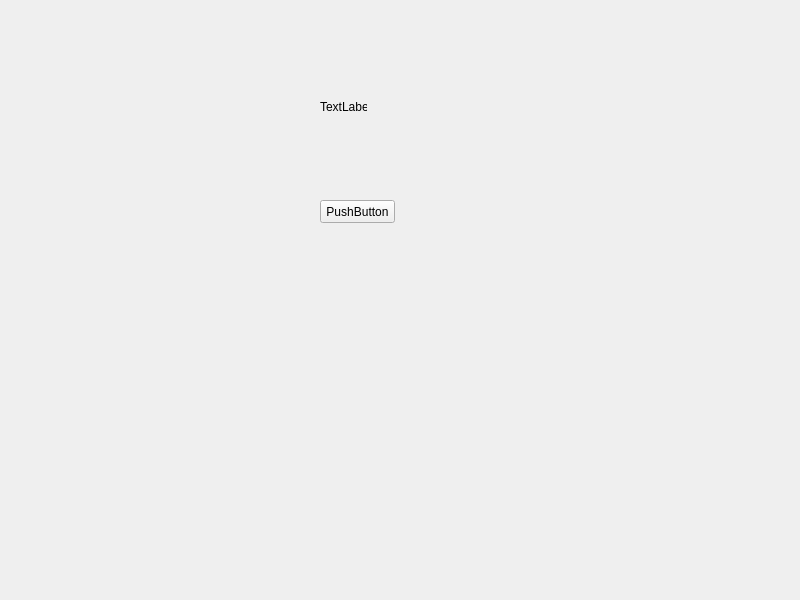
<?xml version="1.0" encoding="UTF-8"?>
<ui version="4.0">
 <class>MainWindow</class>
 <widget class="QMainWindow" name="MainWindow">
  <property name="geometry">
   <rect>
    <x>0</x>
    <y>0</y>
    <width>800</width>
    <height>600</height>
   </rect>
  </property>
  <property name="windowTitle">
   <string>MainWindow</string>
  </property>
  <widget class="QWidget" name="centralwidget">
   <widget class="QLabel" name="label">
    <property name="geometry">
     <rect>
      <x>320</x>
      <y>100</y>
      <width>47</width>
      <height>13</height>
     </rect>
    </property>
    <property name="text">
     <string>TextLabel</string>
    </property>
   </widget>
   <widget class="QPushButton" name="pushButton">
    <property name="geometry">
     <rect>
      <x>320</x>
      <y>200</y>
      <width>75</width>
      <height>23</height>
     </rect>
    </property>
    <property name="text">
     <string>PushButton</string>
    </property>
   </widget>
  </widget>
 </widget>
 <resources/>
 <connections/>
</ui>
